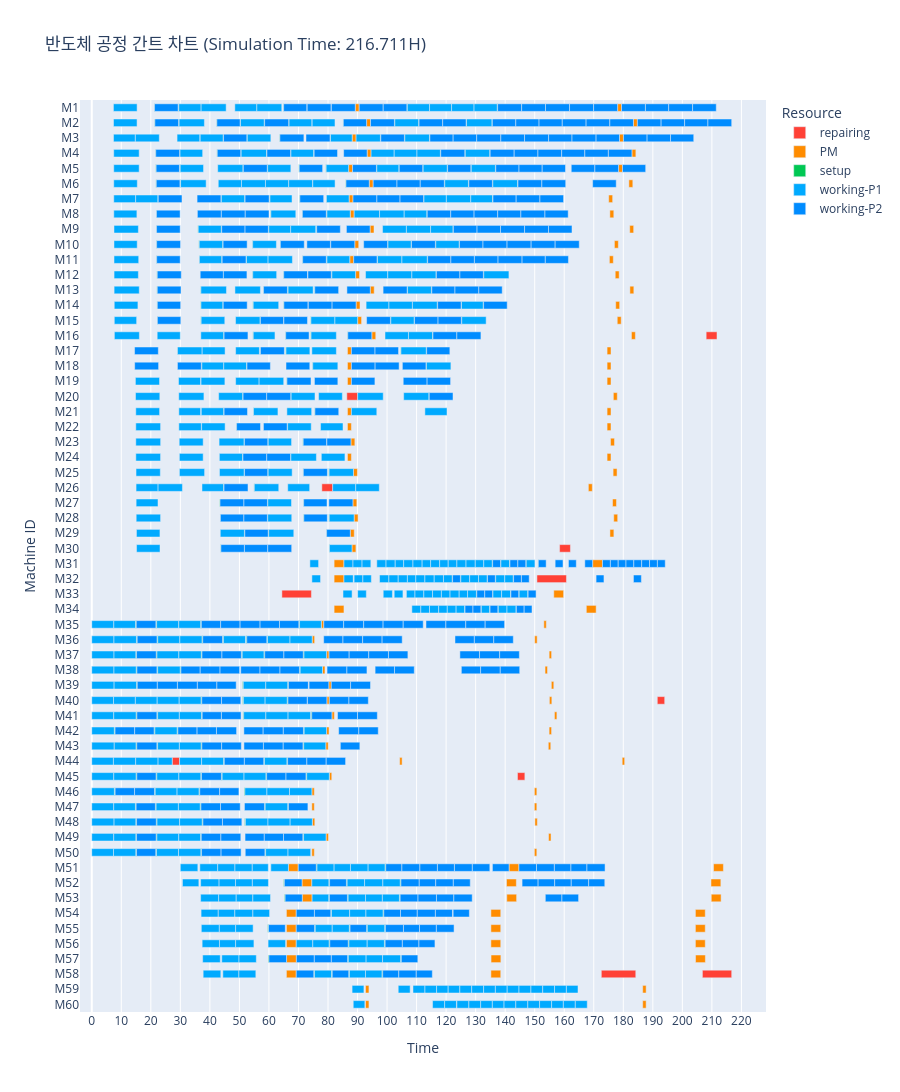

Notebook code for this chart:
### Code cell
env.run(until=scheduler.job_chk_process)
fig = create_gantt_chart(
    logs=event_logger.logs,
    max_time=event_logger.now,
    title=f"반도체 공정 간트 차트 (Simulation Time: {round(event_logger.now, 3)}{TIME_UNIT})")
fig.show()
fig.write_html("gantt_chart.html")

### Figure 1 — Plotly figure (JSON) as saved in the notebook; plotly's stock layout.template omitted (floating-point values rounded to 4 significant figures; data arrays with more than 128 entries replaced by an {"elided": "..."} marker saying what was removed)
{"data": [{"base": [208.1, 86.37, 77.92, 158.4, 150.8, 64.38, 191.5, 27.24, 144.2, 172.6, 206.8], "customdata": [[""], [""], [""], [""], [""], [""], [""], [""], [""], [""], [""]], "hovertemplate": "Resource=repairing<br>Start=%{base}<br>Finish=%{x}<br>Task=%{y}<br>job_op=%{customdata[0]}<extra></extra>", "legendgroup": "repairing", "marker": {"color": "rgb(255, 65, 54)", "pattern": {"shape": ""}}, "name": "repairing", "orientation": "h", "showlegend": true, "textposition": "auto", "type": "bar", "width": 0.5, "x": [3.667, 3.667, 3.667, 3.667, 10.0, 10.0, 2.5, 2.5, 2.5, 11.67, 9.921], "xaxis": "x", "y": ["M16", "M20", "M26", "M30", "M32", "M33", "M40", "M44", "M45", "M58", "M58"], "yaxis": "y"}, {"base": [89.23, 178.1, 89.07, 177.0, 87.37, 175.3, 89.34, 177.3, 94.31, 182.2, 89.51, 177.4, 90.03, 178.0, 94.84, 182.8, 86.59, 174.5, 86.59, 174.5, 86.59, 174.5, 93.07, 183.4, 176.6, 86.59, 174.5, 86.59, 174.5, 87.76, 175.7, 86.59, 174.5, 88.63, 176.6, 168.2, 88.43, 176.4, 88.84, 176.8, 87.55, 175.5, 88.18, 178.7, 88.12, 82.07, 169.6, 82.07, 156.5, 82.07, 167.5, 77.74, 153.1, 74.64, 150.0, 79.53, 154.9, 78.14, 153.5, 80.27, 155.6, 93.26, 182.9, 79.61, 155.0, 81.32, 156.7, 79.52, 154.9, 79.25, 154.6, 104.3, 179.6, 80.44, 74.53, 149.9, 74.53, 149.9, 74.7, 150.1, 79.34, 154.7, 86.98, 178.4, 74.53, 149.9, 66.6, 141.3, 210.6, 71.2, 140.5, 209.7, 71.29, 140.5, 209.8, 65.92, 135.2, 204.4, 65.92, 135.2, 204.4, 65.92, 135.2, 204.4, 65.96, 135.2, 204.5, 65.92, 135.2, 92.7, 186.6, 93.97, 181.9, 92.7, 186.6, 87.14, 175.1, 87.53, 175.5, 94.25, 182.2], "customdata": [[""], [""], [""], [""], [""], [""], [""], [""], [""], [""], [""], [""], [""], [""], [""], [""], [""], [""], [""], [""], [""], [""], [""], [""], [""], [""], [""], [""], [""], [""], [""], [""], [""], [""], [""], [""], [""], [""], [""], [""], [""], [""], [""], [""], [""], [""], [""], [""], [""], [""], [""], [""], [""], [""], [""], [""], [""], [""], [""], [""], [""], [""], [""], [""], [""], [""], [""], [""], [""], [""], [""], [""], [""], [""], [""], [""], [""], [""], [""], [""], [""], [""], [""], [""], [""], [""], [""], [""], [""], [""], [""], [""], [""], [""], [""], [""], [""], [""], [""], [""], [""], [""], [""], [""], [""], [""], [""], [""], [""], [""], [""], [""], [""], [""], [""], [""], [""], [""], [""], [""], [""]], "hovertemplate": "Resource=PM<br>Start=%{base}<br>Finish=%{x}<br>Task=%{y}<br>job_op=%{customdata[0]}<extra></extra>", "legendgroup": "PM", "marker": {"color": "rgb(255, 140, 0)", "pattern": {"shape": ""}}, "name": "PM", "orientation": "h", "showlegend": true, "textposition": "auto", "type": "bar", "width": 0.5, "x": [1.333, 1.333, 1.333, 1.333, 1.333, 1.333, 1.333, 1.333, 1.333, 1.333, 1.333, 1.333, 1.333, 1.333, 1.333, 1.333, 1.333, 1.333, 1.333, 1.333, 1.333, 1.333, 1.333, 1.333, 1.333, 1.333, 1.333, 1.333, 1.333, 1.333, 1.333, 1.333, 1.333, 1.333, 1.333, 1.333, 1.333, 1.333, 1.333, 1.333, 1.333, 1.333, 1.333, 1.333, 1.333, 3.333, 3.333, 3.333, 3.333, 3.333, 3.333, 0.8333, 0.8333, 0.8333, 0.8333, 0.8333, 0.8333, 0.8333, 0.8333, 0.8333, 0.8333, 1.333, 1.333, 0.8333, 0.8333, 0.8333, 0.8333, 0.8333, 0.8333, 0.8333, 0.8333, 0.8333, 0.8333, 0.8333, 0.8333, 0.8333, 0.8333, 0.8333, 0.8333, 0.8333, 0.8333, 0.8333, 1.333, 1.333, 0.8333, 0.8333, 3.333, 3.333, 3.333, 3.333, 3.333, 3.333, 3.333, 3.333, 3.333, 3.333, 3.333, 3.333, 3.333, 3.333, 3.333, 3.333, 3.333, 3.333, 3.333, 3.333, 3.333, 3.333, 3.333, 1.167, 1.167, 1.333, 1.333, 1.167, 1.167, 1.333, 1.333, 1.333, 1.333, 1.333, 1.333], "xaxis": "x", "y": ["M1", "M1", "M10", "M10", "M11", "M11", "M12", "M12", "M13", "M13", "M14", "M14", "M15", "M15", "M16", "M16", "M17", "M17", "M18", "M18", "M19", "M19", "M2", "M2", "M20", "M21", "M21", "M22", "M22", "M23", "M23", "M24", "M24", "M25", "M25", "M26", "M27", "M27", "M28", "M28", "M29", "M29", "M3", "M3", "M30", "M31", "M31", "M32", "M33", "M34", "M34", "M35", "M35", "M36", "M36", "M37", "M37", "M38", "M38", "M39", "M39", "M4", "M4", "M40", "M40", "M41", "M41", "M42", "M42", "M43", "M43", "M44", "M44", "M45", "M46", "M46", "M47", "M47", "M48", "M48", "M49", "M49", "M5", "M5", "M50", "M50", "M51", "M51", "M51", "M52", "M52", "M52", "M53", "M53", "M53", "M54", "M54", "M54", "M55", "M55", "M55", "M56", "M56", "M56", "M57", "M57", "M57", "M58", "M58", "M59", "M59", "M6", "M6", "M60", "M60", "M7", "M7", "M8", "M8", "M9", "M9"], "yaxis": "y"}, {"base": {"elided": "279 float values"}, "customdata": {"elided": "279x1 str values"}, "hovertemplate": "Resource=setup<br>Start=%{base}<br>Finish=%{x}<br>Task=%{y}<br>job_op=%{customdata[0]}<extra></extra>", "legendgroup": "setup", "marker": {"color": "rgb(0, 200, 83)", "pattern": {"shape": ""}}, "name": "setup", "orientation": "h", "showlegend": true, "textposition": "auto", "type": "bar", "width": 0.5, "x": {"elided": "279 float values"}, "xaxis": "x", "y": {"elided": "279 str values"}, "yaxis": "y"}, {"base": {"elided": "421 float values"}, "customdata": {"elided": "421x1 str values"}, "hovertemplate": "Resource=working-P1<br>Start=%{base}<br>Finish=%{x}<br>Task=%{y}<br>job_op=%{customdata[0]}<extra></extra>", "legendgroup": "working-P1", "marker": {"color": "rgb(0, 170, 255)", "pattern": {"shape": ""}}, "name": "working-P1", "orientation": "h", "showlegend": true, "textposition": "auto", "type": "bar", "width": 0.5, "x": {"elided": "421 float values"}, "xaxis": "x", "y": {"elided": "421 str values"}, "yaxis": "y"}, {"base": {"elided": "420 float values"}, "customdata": {"elided": "420x1 str values"}, "hovertemplate": "Resource=working-P2<br>Start=%{base}<br>Finish=%{x}<br>Task=%{y}<br>job_op=%{customdata[0]}<extra></extra>", "legendgroup": "working-P2", "marker": {"color": "rgb(0, 140, 255)", "pattern": {"shape": ""}}, "name": "working-P2", "orientation": "h", "showlegend": true, "textposition": "auto", "type": "bar", "width": 0.5, "x": {"elided": "420 float values"}, "xaxis": "x", "y": {"elided": "420 str values"}, "yaxis": "y"}], "layout": {"barmode": "relative", "height": 3000, "legend": {"title": {"text": "Resource"}, "tracegroupgap": 0}, "title": {"text": "반도체 공정 간트 차트 (Simulation Time: 216.711H)"}, "xaxis": {"anchor": "y", "domain": [0, 1], "dtick": 10, "title": {"text": "Time"}}, "yaxis": {"anchor": "x", "categoryarray": ["M60", "M59", "M58", "M57", "M56", "M55", "M54", "M53", "M52", "M51", "M50", "M49", "M48", "M47", "M46", "M45", "M44", "M43", "M42", "M41", "M40", "M39", "M38", "M37", "M36", "M35", "M34", "M33", "M32", "M31", "M30", "M29", "M28", "M27", "M26", "M25", "M24", "M23", "M22", "M21", "M20", "M19", "M18", "M17", "M16", "M15", "M14", "M13", "M12", "M11", "M10", "M9", "M8", "M7", "M6", "M5", "M4", "M3", "M2", "M1"], "categoryorder": "array", "domain": [0, 1], "title": {"text": "Machine ID"}}}}
